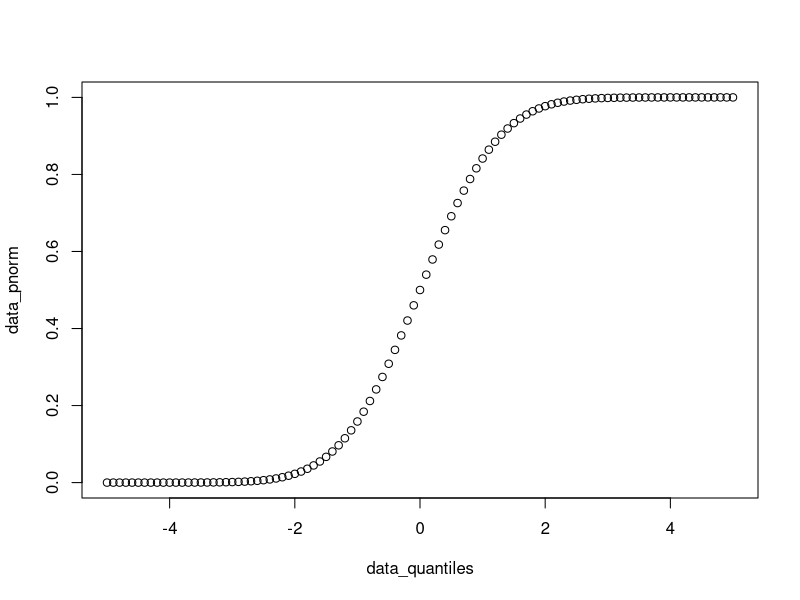

Source code (R): (Note: this script raises an error after producing the figure.)
## ---- chunk 1
knitr::opts_chunk$set(echo = TRUE)
## ---- chunk 2
data_quantiles <- seq(-5, 5, 0.1)
head(data_quantiles)
## ---- chunk 3
data_pnorm <- pnorm(q = data_quantiles) 
head(data_pnorm)
## ---- chunk 4
plot(data_quantiles, data_pnorm)
## ---- chunk 5
x <- tibble(
  quantile = seq(from = 0, to = 1, by = 0.01),
  qnorm = qnorm(p = quantile, mean = slide_mean, sd = slide_sd)
)
gg2 <- ggplot(x) + geom_point(aes(quantile, qnorm)) +
  geom_hline(yintercept = slide_mean, color = "blue") +
  geom_label(aes(y = y, label = y), x = 0, data = tibble(y = slide_mean)) +
  geom_hline(yintercept = slide_mean+slide_sd*c(-2, 2), color = "blue", linetype = "dashed") +
  geom_label(
    aes(y = y, label = label), x = 0, alpha = 0.5,
    data = tibble(y = slide_mean+slide_sd*c(-2, 2), label = "2*sd")) +
  labs(
    title = sprintf("qnorm(p = probabilities, mean = %s, sd = %s)", slide_mean, slide_sd),
    subtitle = "the inverse c. d. f.") +
  cowplot::theme_cowplot()
## ---- chunk 6
x <- tibble(
  quantile = seq(from = slide_mean-5*slide_sd, to = slide_mean+5*slide_sd, by = slide_sd/100),
  dnorm = dnorm(x = quantile, mean = slide_mean, sd = slide_sd)
)
gg3 <- ggplot(x) + geom_point(aes(quantile, dnorm)) +
  geom_vline(xintercept = slide_mean, color = "blue") +
  geom_label(aes(x = x, label = x), y = 0, data = tibble(x = slide_mean)) +
  geom_vline(xintercept = slide_mean+slide_sd*c(-2, 2), color = "blue", linetype = "dashed") +
  geom_label(
    aes(x = x, label = label), y = 0, alpha = 0.5,
    data = tibble(x = slide_mean+slide_sd*c(-2, 2), label = "2*sd")) +
  labs(
    title = sprintf("dnorm(x = quantiles, mean = %s, sd = %s)", slide_mean, slide_sd),
    subtitle = "the density function (p. f. or p. d. f.)") +
  cowplot::theme_cowplot()
## ---- chunk 7
x <- tibble(
  rnorm = rnorm(n = 1E3, mean = slide_mean, sd = slide_sd)
)
gg4 <- ggplot(x, aes(rnorm)) + geom_histogram(bins = 30, color = "black", fill = "grey") +
  geom_rug(alpha = 0.5) +
  geom_vline(xintercept = slide_mean, color = "blue") +
  geom_label(aes(x = x, label = x), y = 0, data = tibble(x = slide_mean)) +
  geom_vline(xintercept = slide_mean+slide_sd*c(-2, 2), color = "blue", linetype = "dashed") +
  geom_label(
    aes(x = x, label = label), y = 0, alpha = 0.5,
    data = tibble(x = slide_mean+slide_sd*c(-2, 2), label = "2*sd")) +
  labs(
    title = sprintf("rnorm(n = 1E3, mean = %s, sd = %s)", slide_mean, slide_sd),
    subtitle = "a random variable having the specified distribution") +
  cowplot::theme_cowplot()
